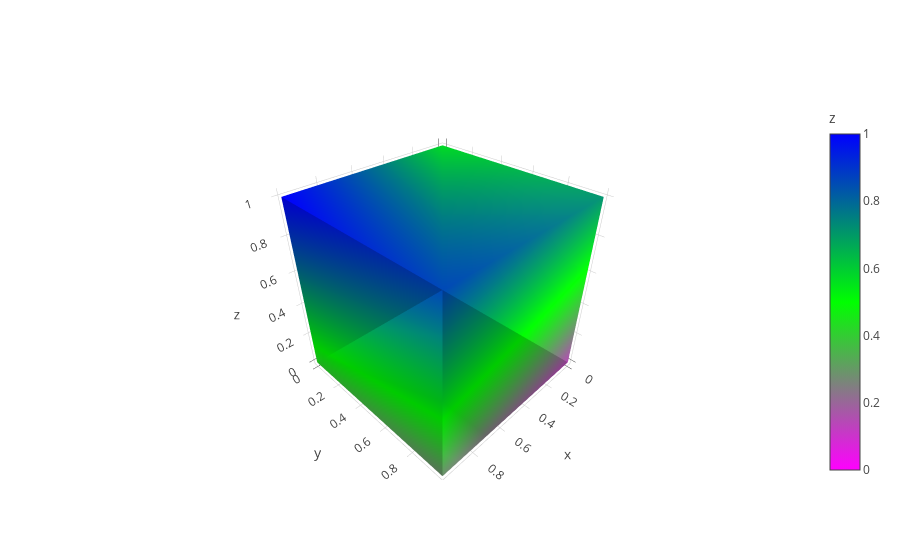

Notebook cell for this chart:
### Code cell
import plotly
from plotly.graph_objs import Scatter, Layout

plotly.offline.init_notebook_mode(connected=True)

plotly.offline.iplot({"data":data, "layout":layout})

### Figure 1 — Plotly figure (JSON) as saved in the notebook; plotly's stock layout.template omitted (floating-point values rounded to 4 significant figures)
{"data": [{"colorbar": {"title": "z"}, "colorscale": [["0", "rgb(255, 0, 255)"], ["0.5", "rgb(0, 255, 0)"], ["1", "rgb(0, 0, 255)"]], "i": [7, 0, 0, 0, 4, 4, 6, 6, 4, 0, 3, 2], "intensity": [0, 0.1429, 0.2857, 0.4286, 0.5714, 0.7143, 0.8571, 1], "j": [3, 4, 1, 2, 5, 6, 5, 2, 0, 1, 6, 3], "k": [0, 7, 2, 3, 6, 7, 1, 1, 5, 5, 7, 6], "name": "y", "showscale": true, "type": "mesh3d", "x": [0, 0, 1, 1, 0, 0, 1, 1], "y": [0, 1, 1, 0, 0, 1, 1, 0], "z": [0, 0, 0, 0, 1, 1, 1, 1]}], "layout": {"xaxis": {"title": "x"}, "yaxis": {"title": "y"}}}
